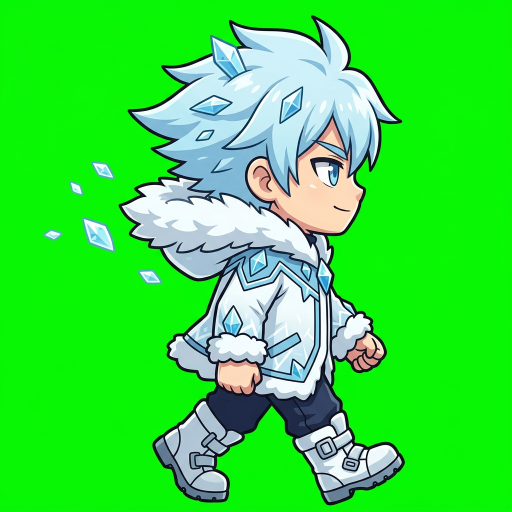
#> input picture assets/chars/raw_lado_atlas.png, 1024 x 1024 px (shown at 1/2 size)
$ python -i chroma.py   (imports and definitions only)
#> lines starting #> are read from the running program, lines starting #| are printed output that depends on the picture
#!/usr/bin/env python3
"""Chroma-key de sprites: fondo #00FF00 -> transparente, despill verde,
recorte al contenido -+ margen, exporta 256px."""
import sys, os
from PIL import Image

def procesar(src, dst):
#> called with src = '../assets/chars/raw_lado_atlas.png', dst = 'out.png'
    im = Image.open(src).convert('RGBA')
    px = im.load()
    w, h = im.size
#> w = 1024; h = 1024
    # Muestrear el verde del fondo desde las esquinas
    esquinas = [px[0,0], px[w-1,0], px[0,h-1], px[w-1,h-1]]
#> esquinas = [(3, 249, 3, 255), (4, 246, 2, 255), (13, 243, 25, 255), (15, 247, 14, 255)]
    gr = sum(c[0] for c in esquinas)//4; gg = sum(c[1] for c in esquinas)//4; gb = sum(c[2] for c in esquinas)//4
#> after `gr = sum((c[0] for c in esquinas)) // 4`: gr = 8
#> after `gg = sum((c[1] for c in esquinas)) // 4`: gg = 246
#> after `gb = sum((c[2] for c in esquinas)) // 4`: gb = 11
    UMBRAL = 95
    for y in range(h):
        for x in range(w):
            r, g, b, a = px[x, y]
            dist = abs(r-gr) + abs(g-gg) + abs(b-gb)
            if dist < UMBRAL:
                px[x, y] = (0, 0, 0, 0)
            elif dist < UMBRAL * 2:
                # borde: transición suave + despill (quitar exceso de verde)
                alpha = int(255 * (dist - UMBRAL) / UMBRAL)
                g2 = min(g, max(r, b) + 30)
                px[x, y] = (r, g2, b, (a * alpha) // 255)
    # Recortar al contenido visible
    bbox = im.getbbox()
#> bbox = (86, 30, 810, 1011)
    if bbox:
        margen = 12
        x0 = max(0, bbox[0]-margen); y0 = max(0, bbox[1]-margen)
#> after `x0 = max(0, bbox[0] - margen)`: x0 = 74
#> after `y0 = max(0, bbox[1] - margen)`: y0 = 18
        x1 = min(im.width, bbox[2]+margen); y1 = min(im.height, bbox[3]+margen)
#> after `x1 = min(im.width, bbox[2] + margen)`: x1 = 822
#> after `y1 = min(im.height, bbox[3] + margen)`: y1 = 1023
        im = im.crop((x0, y0, x1, y1))
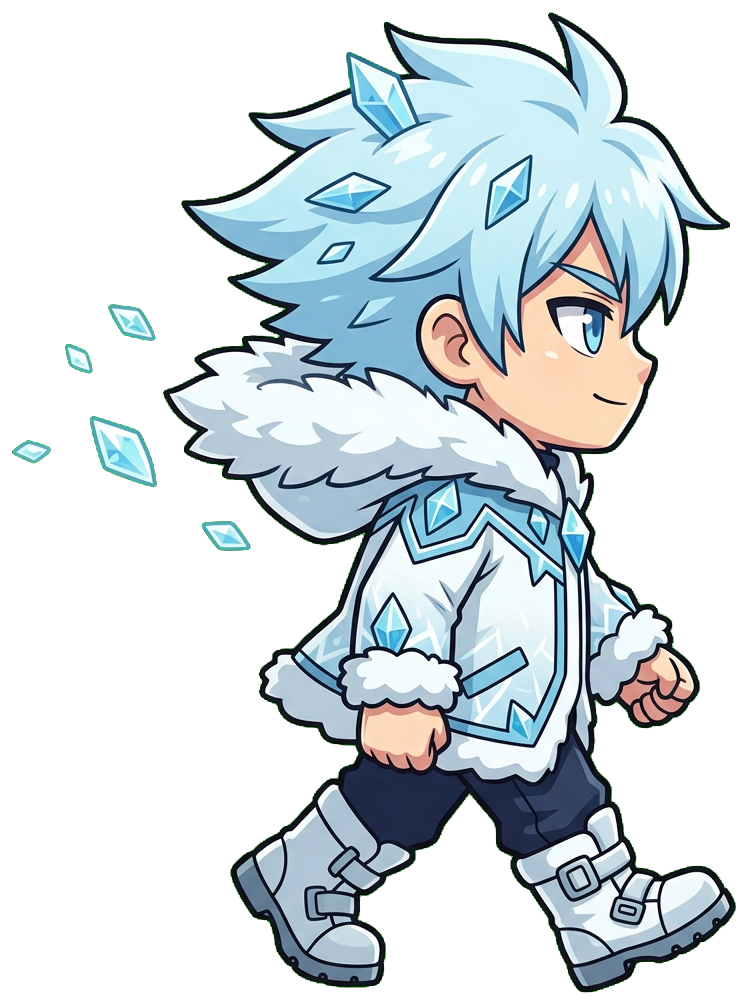
#> im: PIL image 748x1005 RGBA; mean R, G, B, A 70.7, 80.2, 84.3, 115.7; transparent parts drawn white
    # Estandarizar a 256px cuadrados (centrado, sin deformar)
    lado = max(im.width, im.height)
#> lado = 1005
    lienco = Image.new('RGBA', (lado, lado), (0, 0, 0, 0))
#> lienco: PIL image 1005x1005 RGBA; every value is 0
    lienco.paste(im, ((lado - im.width)//2, (lado - im.height)//2), im)
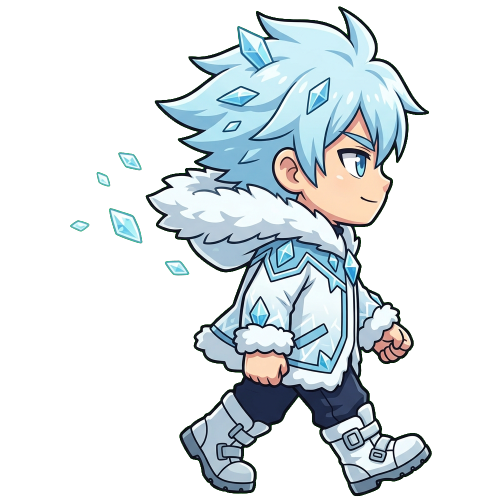
#> lienco: PIL image 1005x1005 RGBA (shown at 1/2 size); mean R, G, B, A 52.5, 59.5, 62.6, 85.8; transparent parts drawn white
    lienco = lienco.resize((256, 256), Image.LANCZOS)
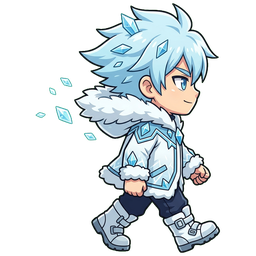
#> lienco: PIL image 256x256 RGBA; mean R, G, B, A 52.9, 60.9, 63.4, 85.8; transparent parts drawn white
    lienco.save(dst)
    print(f'OK {src} -> {dst} ({im.width}x{im.height} recortado)')
#| OK ../assets/chars/raw_lado_atlas.png -> out.png (748x1005 recortado)

# [4 lines not run here, left out]

>>> result = procesar('../assets/chars/raw_lado_atlas.png', 'out.png')
